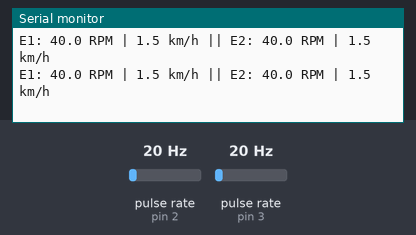
Recording of a sketch running on a simulated Arduino Uno, built with avr-gcc and run on an emulated ATmega328P. Parts: the last lines printed to the serial monitor. Wiring (inferred from the names in the program): 2 × pulse sensor: data pin 2 / data pin 3. Inputs (shaded band) come from the test bench; at power-on: pulse rate (sensors on pin 2, pin 3) 20 Hz.

Above: at 1.2 s.
1.3 s: pulse rate (sensor on pin 2) set to 4 Hz
At 1.53 s:
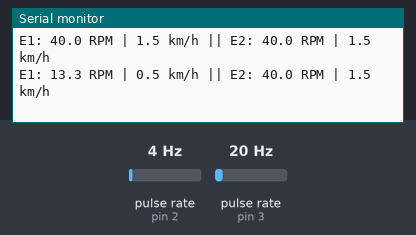
2.8 s: pulse rate (sensor on pin 3) set to 4 Hz
At 2.83 s:
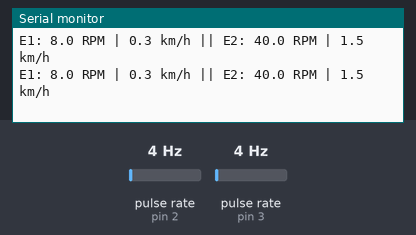
4.3 s: pulse rate (sensor on pin 2) set to 50 Hz
At 4.33 s:
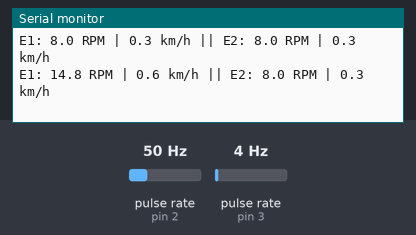
5.8 s: pulse rate (sensor on pin 3) set to 50 Hz
At 5.83 s:
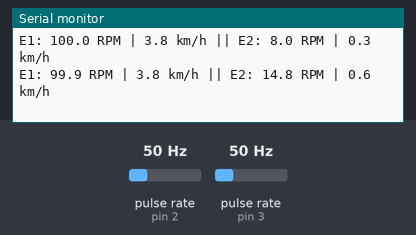
Timing chart, 0 to 8.3 s (numbered marks = the images above; inputs shaded):
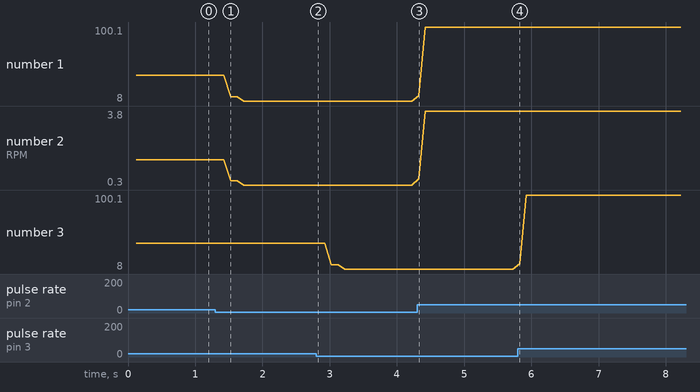

Measured:
- after the input at 1.3 s, the serial monitor: prints a new line after 0.22 s (image 1)
- after the input at 4.3 s, the serial monitor: prints a new line at once (image 3)
- after the input at 5.8 s, the serial monitor: prints a new line at once (image 4)
- plotted number 1: 40 → 8 after the input at 1.3 s, 8 → 100 after the input at 4.3 s
- plotted number 2: 1.5 → 0.3 after the input at 1.3 s, 0.3 → 3.8 after the input at 4.3 s

The sketch:

CODIGO_VAR.ino
```cpp
#include <Arduino.h>

// =====================================================
// 1. CONFIGURACOES GERAIS
// =====================================================

const uint8_t PINO_SENSOR_1 = 2;  // INT0 - Eixo 1
const uint8_t PINO_SENSOR_2 = 3;  // INT1 - Eixo 2

const uint32_t PPR = 30;          // Pulsos por revolucao

const float RAIO_RODA_M = 0.26f;
const float PI_F = 3.14159265f;

// Perímetro da roda já medido em metros (63 cm = 0.63 metros)
const float PERIMETRO_RODA_M = 0.63f;

// Relacao entre RPM da roda e RPM do eixo medido.
// 1.0 = mesma rotacao.
const float FATOR_ROTACAO_RODA = 1.0f;

// Timeout: 1,5 segundo sem pulsos
const uint32_t TIMEOUT_PARADO_US = 1500000UL;

// Filtro antirruido: intervalo minimo entre pulsos
const uint32_t FILTRO_MIN_US = 200UL;

// Atualizacao serial: 100 ms (aproximadamente 10 Hz)
const uint32_t INTERVALO_SERIAL_MS = 100UL;


// =====================================================
// 2. VARIAVEIS COMPARTILHADAS - EIXO 1
// =====================================================

volatile uint32_t ultimoPulso1 = 0;
volatile uint32_t periodo1 = 0;

volatile bool referencia1 = false;
volatile bool novoDado1 = false;


// =====================================================
// 3. VARIAVEIS COMPARTILHADAS - EIXO 2
// =====================================================

volatile uint32_t ultimoPulso2 = 0;
volatile uint32_t periodo2 = 0;

volatile bool referencia2 = false;
volatile bool novoDado2 = false;


// =====================================================
// 4. INTERRUPCAO DO SENSOR 1
// =====================================================

void ISR_Sensor1() {

    uint32_t agora = micros();

    // Primeiro pulso: estabelece a referencia.
    if (!referencia1) {

        ultimoPulso1 = agora;
        referencia1 = true;

        return;
    }

    // Calcula o intervalo entre pulsos.
    uint32_t delta = agora - ultimoPulso1;

    // Filtro antirruido.
    if (delta >= FILTRO_MIN_US) {

        ultimoPulso1 = agora;
        periodo1 = delta;

        novoDado1 = true;
    }
}


// =====================================================
// 5. INTERRUPCAO DO SENSOR 2
// =====================================================

void ISR_Sensor2() {

    uint32_t agora = micros();

    // Primeiro pulso: estabelece a referencia.
    if (!referencia2) {

        ultimoPulso2 = agora;
        referencia2 = true;

        return;
    }

    // Calcula o intervalo entre pulsos.
    uint32_t delta = agora - ultimoPulso2;

    // Filtro antirruido.
    if (delta >= FILTRO_MIN_US) {

        ultimoPulso2 = agora;
        periodo2 = delta;

        novoDado2 = true;
    }
}


// =====================================================
// 6. VARIAVEIS DO PROGRAMA PRINCIPAL
// =====================================================

// Grandezas calculadas
float rpm1 = 0.0f;
float rpm2 = 0.0f;

float velocidade1 = 0.0f;
float velocidade2 = 0.0f;

// Estados de funcionamento
bool eixo1Ativo = false;
bool eixo2Ativo = false;

// Indica se ja existe uma medicao valida
bool medicaoValida1 = false;
bool medicaoValida2 = false;

// Historico dos estados para detectar mudancas
bool estadoAnterior1 = false;
bool estadoAnterior2 = false;

// Controle da impressao serial
uint32_t ultimaImpressaoMs = 0;


// =====================================================
// 7. CONFIGURACAO INICIAL
// =====================================================

void setup() {

    Serial.begin(115200);

    pinMode(PINO_SENSOR_1, INPUT_PULLUP);
    pinMode(PINO_SENSOR_2, INPUT_PULLUP);

    attachInterrupt(
        digitalPinToInterrupt(PINO_SENSOR_1),
        ISR_Sensor1,
        FALLING
    );

    attachInterrupt(
        digitalPinToInterrupt(PINO_SENSOR_2),
        ISR_Sensor2,
        FALLING
    );

    Serial.println(F("=========================================="));
    Serial.println(F("       SISTEMA DE MEDICAO - FORMULA SAE"));
    Serial.println(F("=========================================="));

    Serial.println(
        F("EIXO 1 (RPM | km/h) || EIXO 2 (RPM | km/h)")
    );
}


// =====================================================
// 8. LOOP PRINCIPAL
// =====================================================

void loop() {

    // -------------------------------------------------
    // 8.1 VARIAVEIS LOCAIS PARA AQUISICAO
    // -------------------------------------------------

    uint32_t p1 = 0;
    uint32_t p2 = 0;

    uint32_t agoraUs;

    bool temDado1 = false;
    bool temDado2 = false;

    bool ativoLocal1 = false;
    bool ativoLocal2 = false;

    bool houveParada1 = false;
    bool houveParada2 = false;


    // -------------------------------------------------
    // 8.2 LEITURA ATOMICA E CONTROLE DE TIMEOUT
    // -------------------------------------------------

    noInterrupts();

    agoraUs = micros();

    // Captura dos dados do eixo 1
    if (novoDado1) {

        p1 = periodo1;
        temDado1 = true;

        novoDado1 = false;
    }

    // Captura dos dados do eixo 2
    if (novoDado2) {

        p2 = periodo2;
        temDado2 = true;

        novoDado2 = false;
    }

    // Verificacao de parada do eixo 1
    if (referencia1 &&
        (uint32_t)(agoraUs - ultimoPulso1) >= TIMEOUT_PARADO_US) {

        referencia1 = false;
        novoDado1 = false;

        houveParada1 = true;
    }

    // Verificacao de parada do eixo 2
    if (referencia2 &&
        (uint32_t)(agoraUs - ultimoPulso2) >= TIMEOUT_PARADO_US) {

        referencia2 = false;
        novoDado2 = false;

        houveParada2 = true;
    }

    // Captura dos estados atuais
    ativoLocal1 = referencia1;
    ativoLocal2 = referencia2;

    interrupts();


    // -------------------------------------------------
    // 8.3 PROCESSAMENTO DO EIXO 1
    // -------------------------------------------------

    if (houveParada1 || !ativoLocal1) {

        rpm1 = 0.0f;
        velocidade1 = 0.0f;

        medicaoValida1 = false;
    }

    else if (temDado1 && p1 > 0) {

        rpm1 = 60000000.0f /
               ((float)PPR * (float)p1);

        velocidade1 = rpm1 * FATOR_ROTACAO_RODA * PERIMETRO_RODA_M * 60.0f / 1000.0f;

        medicaoValida1 = true;
    }

    eixo1Ativo = ativoLocal1;


    // -------------------------------------------------
    // 8.4 PROCESSAMENTO DO EIXO 2
    // -------------------------------------------------

    if (houveParada2 || !ativoLocal2) {

        rpm2 = 0.0f;
        velocidade2 = 0.0f;

        medicaoValida2 = false;
    }

    else if (temDado2 && p2 > 0) {

        rpm2 = 60000000.0f /
               ((float)PPR * (float)p2);

        velocidade2 =
            rpm2 *
            FATOR_ROTACAO_RODA *
            PERIMETRO_RODA_M *
            60.0f / 1000.0f;

        medicaoValida2 = true;
    }

    eixo2Ativo = ativoLocal2;


    // -------------------------------------------------
    // 8.5 DETECCAO DE MUDANCA DE ESTADO
    // -------------------------------------------------

    bool mudouEstado =
        (eixo1Ativo != estadoAnterior1) ||
        (eixo2Ativo != estadoAnterior2);


    // -------------------------------------------------
    // 8.6 CONTROLE DA FREQUENCIA DE IMPRESSAO
    // -------------------------------------------------

    uint32_t agoraMs = millis();

    bool chegouIntervalo =
        (uint32_t)(agoraMs - ultimaImpressaoMs)
        >= INTERVALO_SERIAL_MS;


    // Imprime durante a atividade ou quando ocorre
    // uma transicao entre ativo e parado.

    if ((eixo1Ativo || eixo2Ativo) &&
        (chegouIntervalo || mudouEstado)) {

        // ---------------- EIXO 1 ----------------

        Serial.print(F("E1: "));

        if (!eixo1Ativo) {

            Serial.print(F("0.0 RPM | 0.0 km/h"));
        }

        else if (!medicaoValida1) {

            Serial.print(F("AGUARDANDO PULSOS"));
        }

        else {

            Serial.print(rpm1, 1);
            Serial.print(F(" RPM | "));
            Serial.print(velocidade1, 1);
            Serial.print(F(" km/h"));
        }

        Serial.print(F(" || "));

        // ---------------- EIXO 2 ----------------

        Serial.print(F("E2: "));

        if (!eixo2Ativo) {

            Serial.print(F("0.0 RPM | 0.0 km/h"));
        }

        else if (!medicaoValida2) {

            Serial.print(F("AGUARDANDO PULSOS"));
        }

        else {

            Serial.print(rpm2, 1);
            Serial.print(F(" RPM | "));
            Serial.print(velocidade2, 1);
            Serial.print(F(" km/h"));
        }

        Serial.println();

        ultimaImpressaoMs = agoraMs;
    }

    // Quando ambos param, imprime zero somente uma vez.
    else if (!eixo1Ativo &&
             !eixo2Ativo &&
             mudouEstado) {

        Serial.println(
            F("E1: 0.0 RPM | 0.0 km/h || E2: 0.0 RPM | 0.0 km/h")
        );

        ultimaImpressaoMs = agoraMs;
    }


    // -------------------------------------------------
    // 8.7 ATUALIZACAO DOS ESTADOS ANTERIORES
    // -------------------------------------------------

    estadoAnterior1 = eixo1Ativo;
    estadoAnterior2 = eixo2Ativo;
}
```
